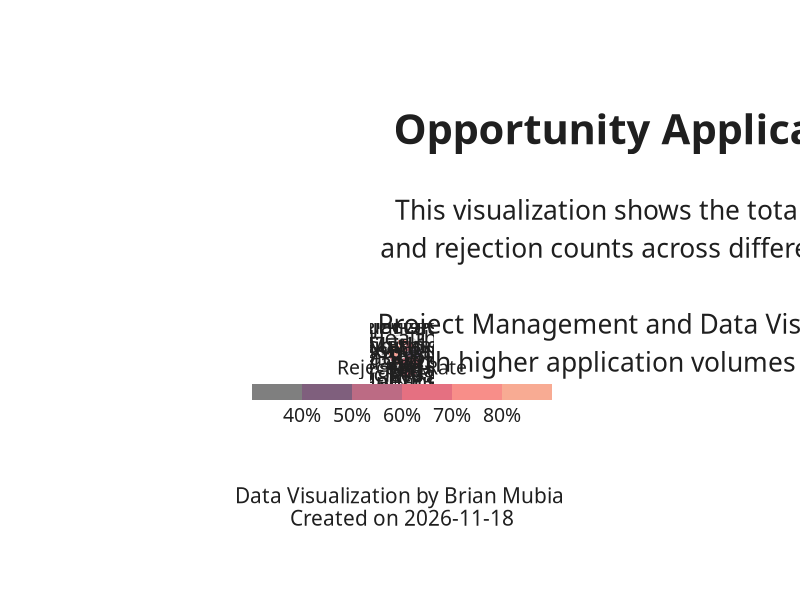
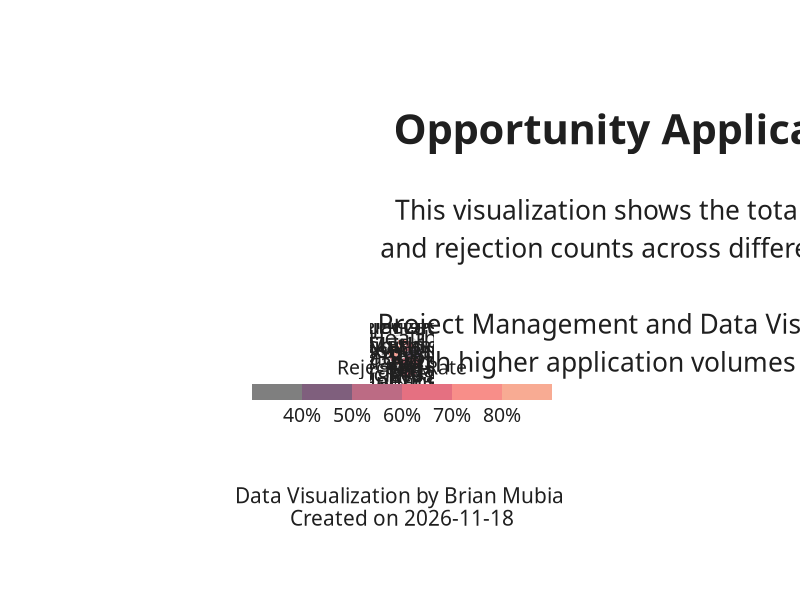

Generate these figures, in order, with R:
library(dplyr)
library(scales)
library(ggplot2)
library(stringr)

rejections <- readr::read_csv("data/plotting/rejection_rates.csv")

# how high should our grid lines go?
max_app  <- max(rejections$total_applicants)
grid_df  <- data.frame(y = seq(0, max_app, by = 200))

plt <- ggplot(rejections) +
  # 1) background grid
  geom_hline(aes(yintercept = y),
             data = grid_df,
             color = "lightgrey") +
  # 2) bars = total applicants, filled by rejected count
  geom_col(aes(
    x    = reorder(str_wrap(opportunity_name, 15), total_applicants),
    y    = total_applicants,
    fill = rejection_rate
  ),
  alpha = .9) +
  # 3) make it circular
  coord_polar() +
  # 4) color scale for rejected counts
  scale_fill_gradientn(
    "Rejection Rate",  # 
    colours = c("#6C5B7B", "#C06C84", "#F67280", "#F8B195"),
    labels = scales::percent_format(accuracy = 1)
  ) +
  # 5) y-axis scaling
  scale_y_continuous(
    limits = c(-200, max_app + 100),
    expand = c(0, 0),
    breaks = seq(0, max_app, by = 200)
  ) +
  # 6) make the fill legend into a stepped bar
  guides(
    fill = guide_colorsteps(
      barwidth      = 15,
      barheight    = .8,
      title.position = "top",
      title.hjust   = .5,
      label.theme = element_text(size = 14)
    )
  ) +
  # 7) clean up the theme with increased text sizes and margins
  theme_minimal() +
  theme(
    axis.title    = element_blank(),
    axis.ticks    = element_blank(),
    axis.text.y   = element_blank(),
    axis.text.x   = element_text(color = "gray12", size = 16),
    legend.title  = element_text(size = 14),
    legend.text   = element_text(size = 12),
    legend.position = "bottom",
    panel.grid     = element_blank(),
    # Add generous margins (top, right, bottom, left)
    plot.margin = margin(30, 30, 30, 30, "pt")
  )

# Add annotation for what the bars represent
n_opps <- nrow(rejections)
plt2 <- plt +
  # Move "Total Applicants" label slightly inward
  annotate(
    x      = n_opps,
    y      = max_app * 0.95,
    label  = "Total Applicants",
    geom   = "text",
    angle  = 20,
    color  = "gray12",
    size   = 3.5,
    family = "Bell MT"
  ) +
  # Move tick labels slightly inward
  annotate(
    x     = n_opps + 0.2,
    y     = seq(200, 800, by = 200),
    label = seq(200, 800, by = 200),
    geom  = "text",
    color = "gray12",
    size  = 5,
    family= "Bell MT"
  ) +
  # Add labels
  labs(
    title = "\nOpportunity Applications Overview",
     subtitle = paste(
      "\nThis visualization shows the total number of applications",  # Added \n for spacing
      "and rejection counts across different opportunities offered by SLU via Excelerate.",
      "\nProject Management and Data Visualization roles appear to be the most competitive,",
      "with higher application volumes and rejection counts.",
      sep = "\n"
    ),
    caption = paste(
      "\n\nData Visualization by", "Brian Mubia",
      format(Sys.time(), "\nCreated on %Y-%m-%d"),
      sep = " "
    )
  ) +
  # Customize general theme
  theme(
    # Set default color and font family
    text = element_text(color = "gray12", family = "Bell MT"),
    
    # Customize title, subtitle, and caption
    plot.title = element_text(face = "bold", size = 30, hjust = 0.05),
    plot.subtitle = element_text(size = 19, hjust = 0.05, lineheight = 1.2),
    plot.caption = element_text(size = 15, hjust = 0.5),
    
    # Proper margins
    panel.background = element_blank(),
    plot.background = element_rect(fill = "white", color = NA),
    plot.margin = margin(50, 50, 50, 50, "pt"),
    panel.grid = element_blank(),
    panel.grid.major.x = element_blank()
  )

# Save with adjusted dimensions
ggsave("test.png", 
       plt2, 
       width = 12,
       height = 14,
       units = "in",
       dpi = 300)

# Export for editing in Illustrator
ggsave("visualization.pdf", 
       plt2, 
       width = 14,
       height = 16,
       units = "in",
       device = cairo_pdf)
